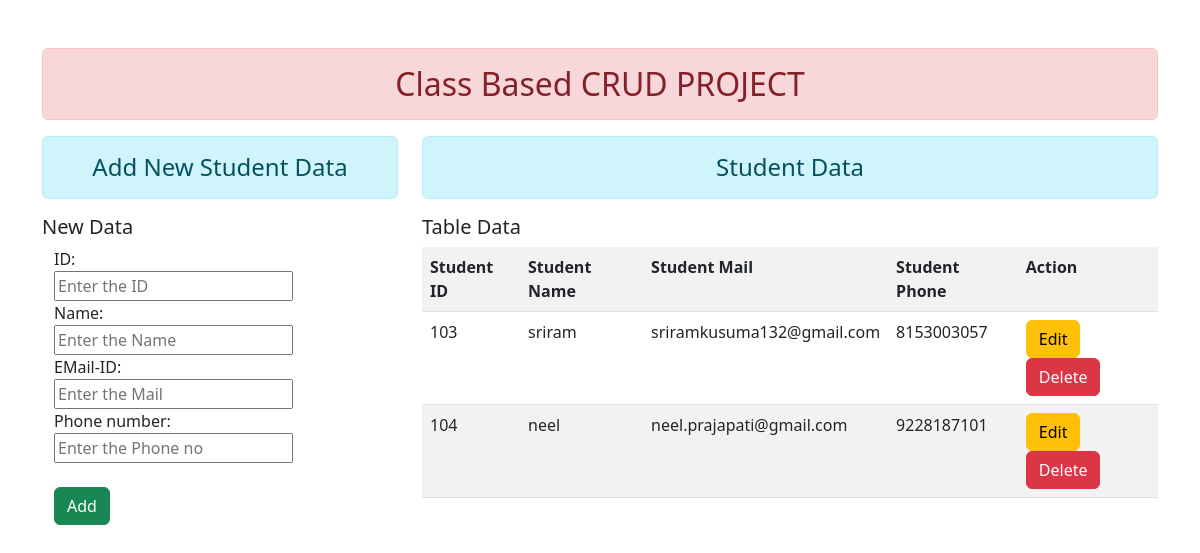
The page /crud2/app/ on the database as committed earlier.
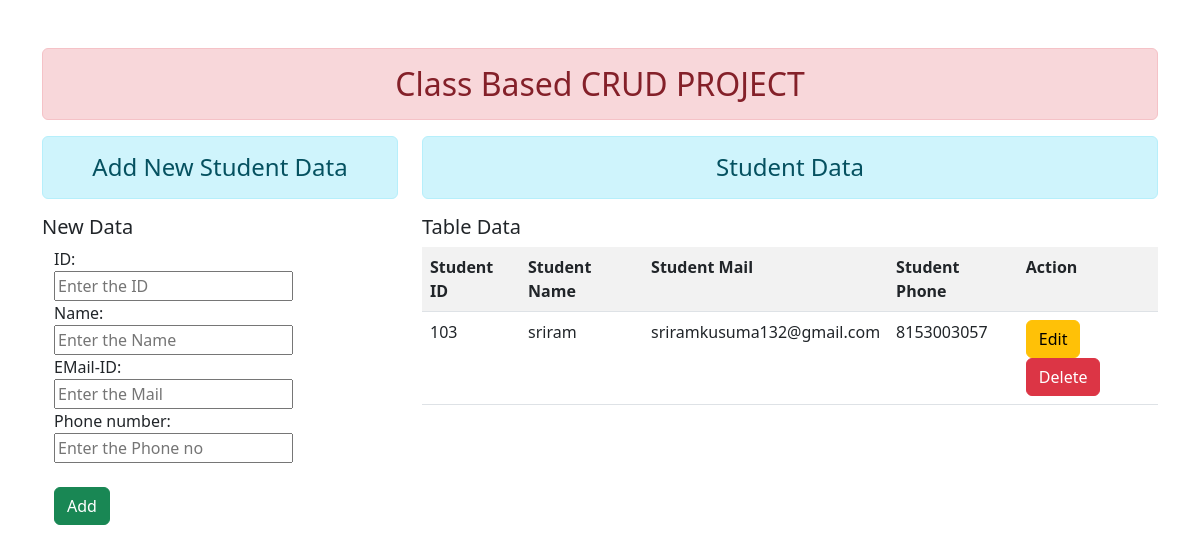
The same page on the database as committed later.
### crud_app2/models.py (models this page shows, shortened)
class student_detail(models.Model):
    std_id = models.IntegerField()
    std_name = models.CharField(max_length=25)
    std_mail = models.EmailField(max_length=30)
    std_phone = models.CharField(max_length=10)

### crud_app2/views.py (the view, shortened to what this page needs)
# urls.py: path('app/',views.add_std_data.as_view(), name='addandshow'),
class add_std_data(TemplateView):
    template_name = 'crud_app2/add_show.html'
    def get_context_data(self, **kwargs):
        context = super().get_context_data(**kwargs)
        std_details = student_detail.objects.all()
        std_frm = std_registration()
        std_frm.order_fields(field_order=['std_id','std_name','std_mail','std_phone'])
        context = {'std_form':std_frm,'stud_details':std_details}
        return context

### crud_app2/forms.py
class std_registration(forms.ModelForm):
    class Meta:
        model = student_detail
        fields = ("std_id","std_name","std_mail","std_phone")
        labels = {'std_id':'ID','std_name':'Name','std_mail':'EMail-ID','std_phone':'Phone number'}
        error_messages={'std_id':{'required':'ID is a mandatory field'},
                        'std_name':{'required':'Name is a mandatory field'},
                        'std_mail':{'required':'E-mail is a mandatory field'},
                        'std_phone':{'required':'phone no. is a mandatory field'},
                    }
        widgets = {'std_id':forms.NumberInput(attrs={'placeholder':'Enter the ID'}),
                    'std_name':forms.TextInput(attrs={'placeholder':'Enter the Name'}),
                    'std_mail':forms.EmailInput(attrs={'placeholder':'Enter the Mail'}),
                    'std_phone':forms.TextInput(attrs={'placeholder':'Enter the Phone no'}),
                }

### crud_app2/templates/crud_app2/add_show.html (shortened to what this page needs)
{% extends 'crud_app2/base.html' %}
{% block content %}
<div class="container">
    <div class='row'>
        <div class='col-sm-4'>
            <h4 class='text-center alert alert-info'>Add New Student Data</h4>
            <h5>New Data</h5>
            <form action="" method='POST'>
                <div class='container'>
                    {% for field in std_form.visible_fields %}
                        <label> {{field.label_tag}} </label> <br/>
                        {{field}}<br/>
                    {% endfor %}
                    <br/>
                    <input type='submit' class='btn btn-success' value='Add'>
                </div>
            </form>
        </div>
        <div class='col-sm-8'>
            <h4 class='text-center alert alert-info'>Student Data</h4>
            {% if stud_details %}
            <h5>Table Data</h5>
            <table class='container table table-striped'>
                <tr>
                    <th>Student ID</th>
                    <th>Student Name</th>
                    <th>Student Mail</th>
                    <th>Student Phone</th>
                    <th>Action</th>
                </tr>
                {% for st in stud_details %}
                <tr>
                    <td>{{st.std_id}}</td>
                    <td>{{st.std_name}}</td>
                    <td>{{st.std_mail}}</td>
                    <td>{{st.std_phone}}</td>
                    <td>
                        <a href="{% url 'updatedata' st.id %}" class='btn btn-warning'>Edit</a>
                        <form action="{% url 'deldata' st.id %}" method='POST' class='d-inline'>
                            <input type='submit' class='btn btn-danger' value='Delete'>
                        </form>
                    </td>
                </tr>
                {% endfor %}
            </table>
            {% else %}
                <h4 class='container mt-5 alert alert-warning'>No Data Available</h3>
            {% endif %}
        </div>
    </div>
</div>
{% endblock content%}

Rows that differ between the two databases and show on the page:
removed student_detail: std_id "104", std_name "neel", std_mail "neel.prajapati@gmail.com", std_phone "9228187101"
